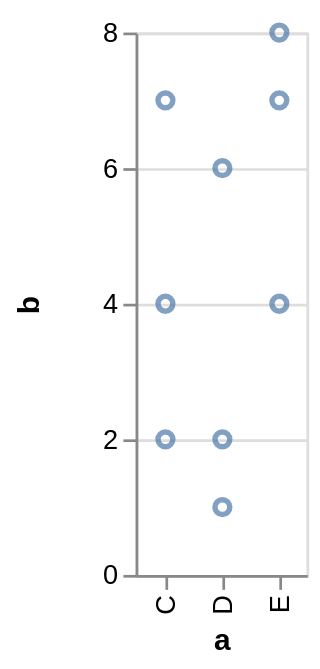

Write a Vega-Lite specification for this figure.
### Vega specification from a JSON file in a GitHub repository (floating-point values rounded to 4 significant figures)
{"$schema": "https://vega.github.io/schema/vega/v3.0.json", "autosize": "pad", "padding": 5, "style": "cell", "data": [{"name": "source_0", "values": [{"a": "C", "b": 2}, {"a": "C", "b": 7}, {"a": "C", "b": 4}, {"a": "D", "b": 1}, {"a": "D", "b": 2}, {"a": "D", "b": 6}, {"a": "E", "b": 8}, {"a": "E", "b": 4}, {"a": "E", "b": 7}]}, {"name": "data_0", "source": "source_0", "transform": [{"type": "formula", "expr": "toNumber(datum[\"b\"])", "as": "b"}, {"type": "filter", "expr": "datum[\"b\"] !== null && !isNaN(datum[\"b\"])"}]}], "signals": [{"name": "plotname_x_step", "value": 21}, {"name": "width", "update": "bandspace(domain('plotname_x').length, 1, 0.5) * plotname_x_step"}, {"name": "height", "update": "200"}], "marks": [{"name": "plotname_marks", "type": "symbol", "role": "point", "style": ["point"], "from": {"data": "data_0"}, "encode": {"update": {"x": {"scale": "plotname_x", "field": "a"}, "y": {"scale": "plotname_y", "field": "b"}, "stroke": {"value": "#4c78a8"}, "fill": {"value": "transparent"}, "opacity": {"value": 0.7}}}}], "scales": [{"name": "plotname_x", "type": "point", "domain": {"data": "data_0", "field": "a", "sort": true}, "range": {"step": {"signal": "plotname_x_step"}}, "round": true, "padding": 0.5}, {"name": "plotname_y", "type": "linear", "domain": {"data": "data_0", "field": "b"}, "range": [{"signal": "height"}, 0], "round": true, "nice": true, "zero": true}], "axes": [{"scale": "plotname_x", "orient": "bottom", "title": "a", "zindex": 1, "encode": {"labels": {"update": {"angle": {"value": 270}, "align": {"value": "right"}, "baseline": {"value": "middle"}}}}}, {"scale": "plotname_y", "labelOverlap": true, "orient": "left", "tickCount": {"signal": "ceil(height/40)"}, "title": "b", "zindex": 1}, {"scale": "plotname_y", "domain": false, "grid": true, "labels": false, "maxExtent": 0, "minExtent": 0, "orient": "left", "tickCount": {"signal": "ceil(height/40)"}, "ticks": false, "zindex": 0, "gridScale": "plotname_x"}], "config": {"axis": {"domainColor": "#888", "tickColor": "#888"}, "axisY": {"minExtent": 30}}}
